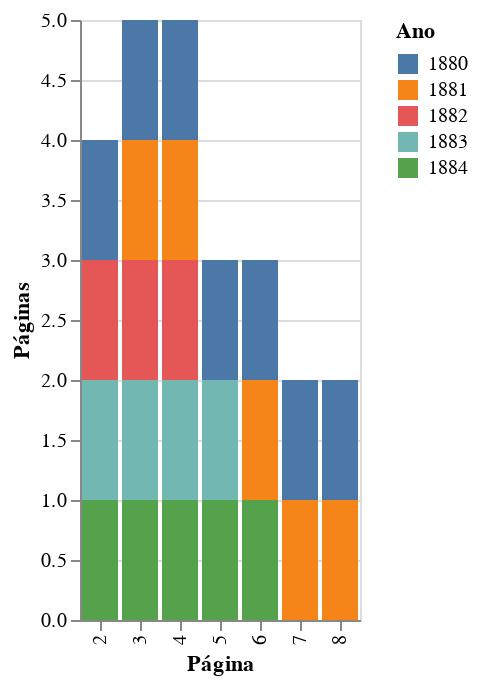

Here is the notebook cell this chart was saved with:
### Code cell
# something wrong with this graph
agg = ad_edition_page.group_by(["Página","Ano"]).len()
alt.Chart(agg).mark_bar().encode(
    x=alt.X('Página:O', title='Página'),
    y=alt.Y('count():Q', stack='zero', title='Páginas'),
    color='Ano:N'
)

### Figure 1 — Vega-Lite specification as saved in the notebook (floating-point values rounded to 4 significant figures)
{"config": {"view": {"continuousWidth": 300, "continuousHeight": 300}}, "data": {"name": "data-57ae1c31514318192ef284a127b00de3"}, "mark": {"type": "bar"}, "encoding": {"color": {"field": "Ano", "type": "nominal"}, "x": {"field": "Página", "title": "Página", "type": "ordinal"}, "y": {"aggregate": "count", "stack": "zero", "title": "Páginas", "type": "quantitative"}}, "$schema": "https://vega.github.io/schema/vega-lite/v5.20.1.json", "datasets": {"data-57ae1c31514318192ef284a127b00de3": [{"Página": 2, "Ano": 1882, "len": 1}, {"Página": 3, "Ano": 1884, "len": 282}, {"Página": 3, "Ano": 1880, "len": 55}, {"Página": 2, "Ano": 1884, "len": 1}, {"Página": 5, "Ano": 1884, "len": 20}, {"Página": 6, "Ano": 1881, "len": 3}, {"Página": 7, "Ano": 1880, "len": 3}, {"Página": 8, "Ano": 1880, "len": 2}, {"Página": 3, "Ano": 1883, "len": 224}, {"Página": 4, "Ano": 1881, "len": 249}, {"Página": 2, "Ano": 1883, "len": 1}, {"Página": 7, "Ano": 1881, "len": 3}, {"Página": 3, "Ano": 1882, "len": 142}, {"Página": 6, "Ano": 1880, "len": 8}, {"Página": 4, "Ano": 1880, "len": 220}, {"Página": 8, "Ano": 1881, "len": 1}, {"Página": 2, "Ano": 1880, "len": 1}, {"Página": 4, "Ano": 1883, "len": 590}, {"Página": 6, "Ano": 1884, "len": 14}, {"Página": 3, "Ano": 1881, "len": 118}, {"Página": 5, "Ano": 1883, "len": 5}, {"Página": 5, "Ano": 1880, "len": 9}, {"Página": 4, "Ano": 1884, "len": 738}, {"Página": 4, "Ano": 1882, "len": 220}]}}
